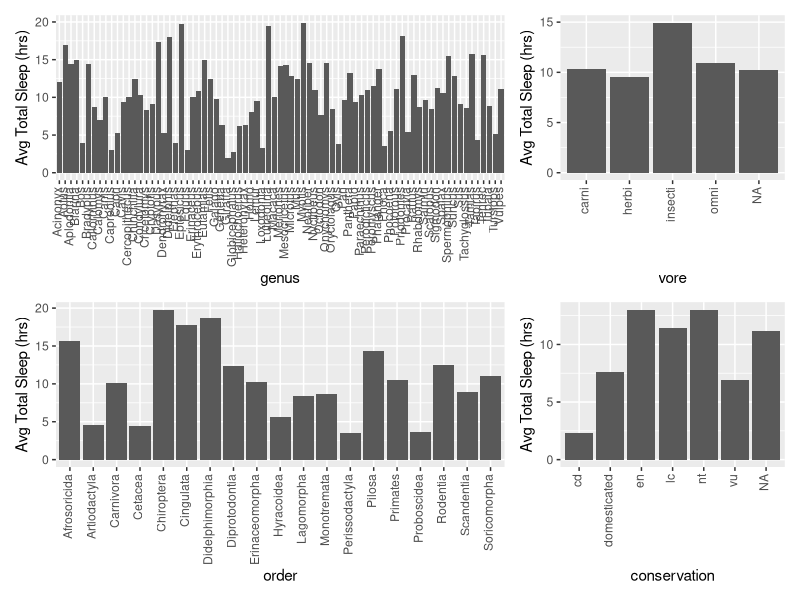
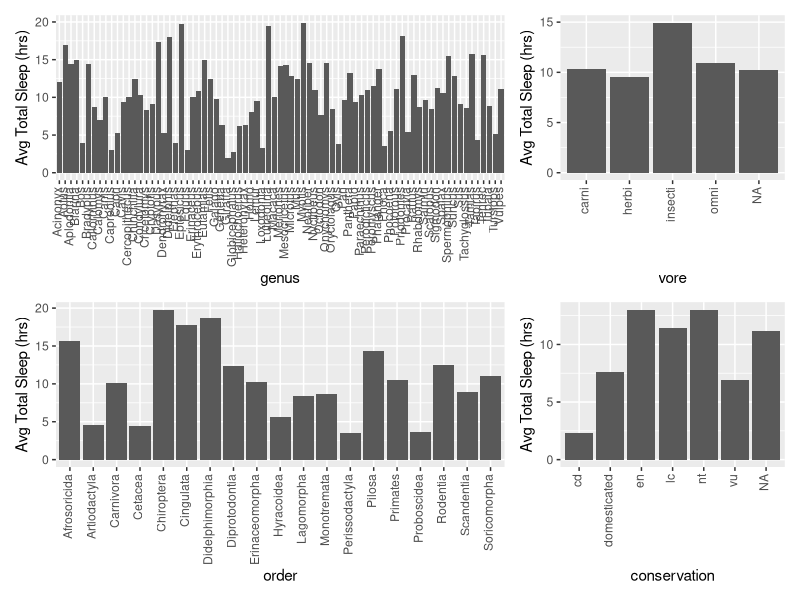

Reproduce these figures in R, in order.
library(ggplot2)
library(dplyr)
library(patchwork)

df <- msleep

all.plots <- list()
for (colname in colnames(df)[colnames(df) %in% c("genus", "vore", "order", "conservation")]) {
  dat.summary <- df %>%
    arrange(colname) %>%
    group_by(.data[[colname]]) %>%
    summarise(
      sleep_total = mean(sleep_total, na.rm = TRUE),
      brainwt = mean(brainwt, na.rm = TRUE)
    )
  all.plots[[length(all.plots) + 1]] <- ggplot(dat.summary) +
    geom_col(aes(x = .data[[colname]], y = sleep_total)) +
    ylab("Avg Total Sleep (hrs)") +
    theme(axis.text.x = element_text(angle = 90, hjust = 1, vjust = 0.25))
}

wrap_plots(all.plots, ncol = 2, widths = c(2, 1))
ggsave(file.path("Figures", "sleep_plots.png"),
       width = 10, height = 5, units = "in")
